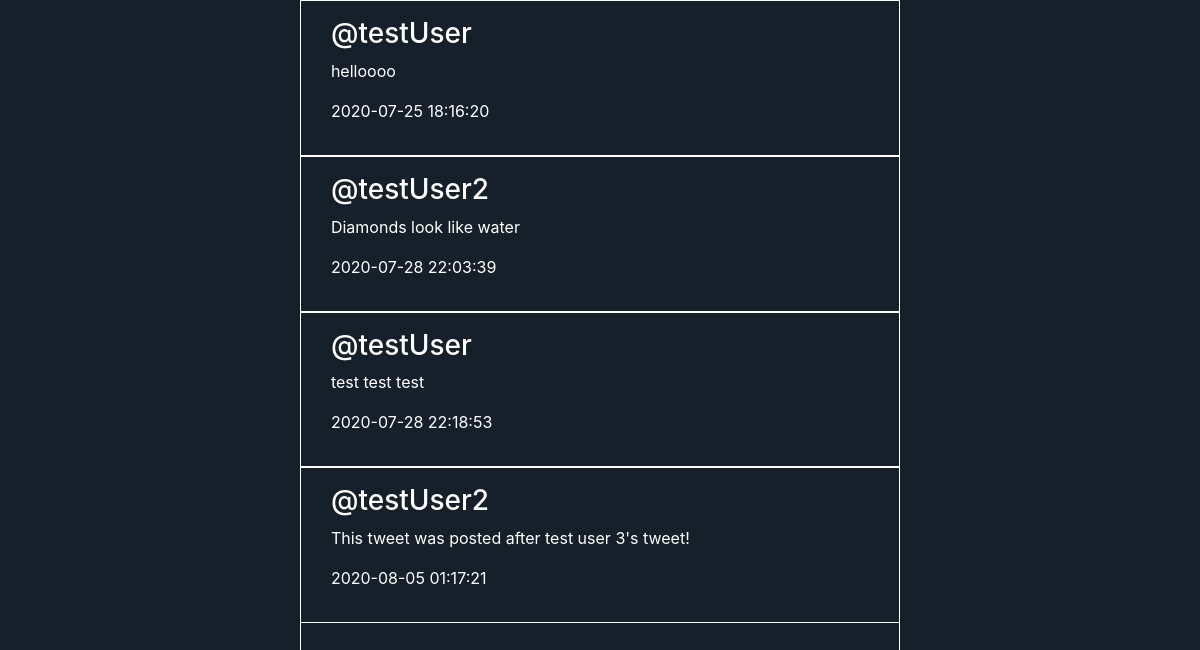
Page / (signed in, lower part) on the earlier database version.
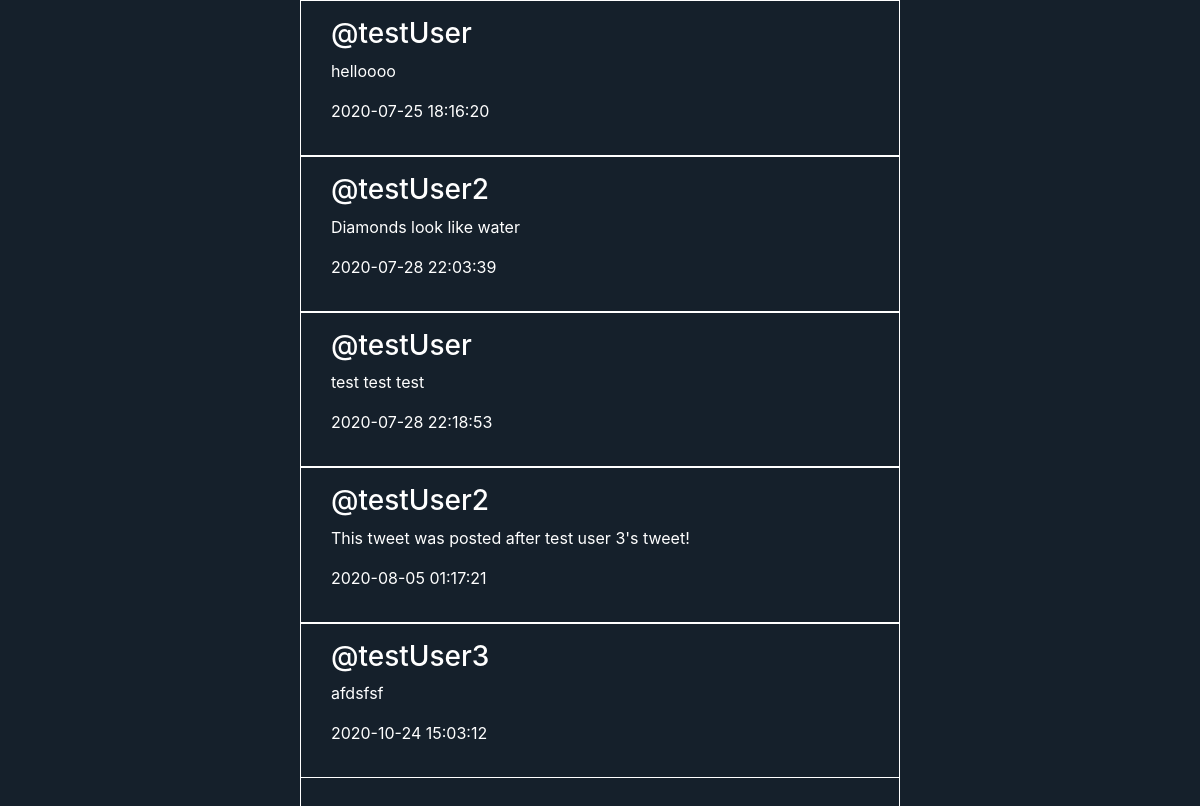
Same page on the later database version.
### tables this page shows
CREATE TABLE 'tweets'
('tid' INTEGER PRIMARY KEY AUTOINCREMENT NOT NULL,
'uid' INTEGER NOT NULL, 'post' VARCHAR (240), 'date' DATETIME, like_count INTEGER DEFAULT 0,
FOREIGN KEY (uid)
REFERENCES users (id)
);

### application.py (the view)
@app.route('/', methods=["GET","POST"])
@login_required
def index():
    if request.method == "POST":
        tweet = request.form.get("tweet")
        if not tweet:
            return apology("Must provide text for tweet")
        uid = session["user_id"]
        make_post(uid,tweet)
        flash("tweeted")
        return redirect("/")
    else:
        tweet_list = []
        con = lite.connect("tclone.db")
        with con:
            cur = con.cursor()
            tweet_query = cur.execute("SELECT DISTINCT username, post, date, like_count FROM users JOIN tweets ON(uid = id)")
            for row in tweet_query:
                list = []
                list.append(row[0])
                list.append(" ".join(row[1].split("\r\n")))
                list.append(row[2])
                list.append(row[3])
                tweet_list.append(list)
            con.commit()
        con.close()
        return render_template("index.html", tweets = tweet_list)

### application.py (called while the page is built)
@app.after_request
def after_request(response):
    response.headers["Cache-Control"] = "no-cache, no-store, must-revalidate"
    response.headers["Expires"] = 0
    response.headers["Pragma"] = "no-cache"
    return response

### helpers.py (called while the page is built)
def login_required(f):
    @wraps(f)
    def decorated_function(*args, **kwargs):
        if session.get("user_id") is None:
            return redirect("/login")
        return f(*args, **kwargs)
    return decorated_function

### templates/index.html (shortened to what this page needs)
{% extends "layout.html" %}
{% block main %}
    <div class="container">
        <div class="tweets">
         {% for tweet in tweets %}
             <div class="thin-border">
                 <div class="inner-container">
                    <h3>@{{tweet[0]}}</h3>
                    <p>{{tweet[1]}}</p>
                    <p class="tweet-date">{{tweet[2]}}</p>
                 </div>
             </div>
         {% endfor %}
        </div>
    </div>
{% endblock %}

Differences in the rows shown:
added tweets: tweet "testUser3", post "afdsfsf", date "2020-10-24 15:03:12"
